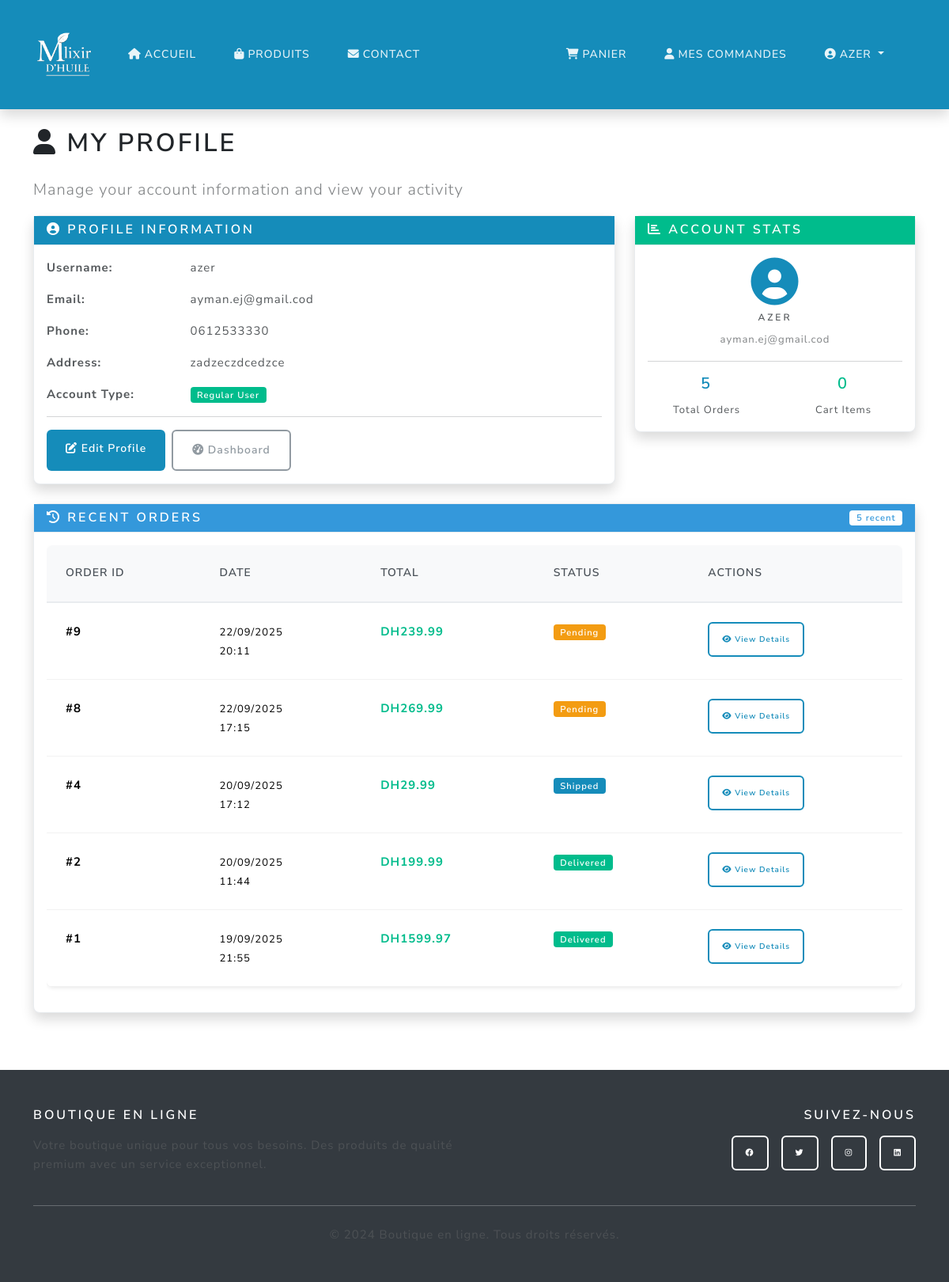
The page /profile (signed in) on the database its author committed.
### main.py (models this page shows)
class User(UserMixin, db.Model):
    id = db.Column(db.Integer, primary_key=True)
    username = db.Column(db.String(80), unique=True, nullable=False)
    email = db.Column(db.String(120), unique=True, nullable=False)
    password_hash = db.Column(db.String(120), nullable=False)
    phone = db.Column(db.String(20), nullable=True)
    address = db.Column(db.Text, nullable=True)
    is_admin = db.Column(db.Boolean, default=False)
    orders = db.relationship('Order', backref='user', lazy=True)

class Order(db.Model):
    id = db.Column(db.Integer, primary_key=True)
    user_id = db.Column(db.Integer, db.ForeignKey('user.id'), nullable=False)
    total = db.Column(db.Float, nullable=False)
    status = db.Column(db.String(20), default='pending')
    created_at = db.Column(db.DateTime, default=db.func.current_timestamp())

### main.py (the view)
@app.route('/profile')
@login_required
def profile():
    orders_count = Order.query.filter_by(user_id=current_user.id).count()
    recent_orders = Order.query.filter_by(user_id=current_user.id)\
        .order_by(Order.created_at.desc()).limit(5).all()
    return render_template('profile.html',
                         user=current_user,
                         orders_count=orders_count,
                         recent_orders=recent_orders)

### main.py (called while the page is built, shortened)
@login_manager.user_loader
def load_user(user_id):
    return User.query.get(int(user_id))

@app.context_processor
def inject_cart_count():
    if current_user.is_authenticated:
        try:
            from sqlalchemy import inspect
            inspector = inspect(db.engine)
            if 'cart' in inspector.get_table_names():
                cart_count = Cart.query.filter_by(user_id=current_user.id).count()
                cart_total_quantity = db.session.query(db.func.sum(Cart.quantity))\
                    .filter_by(user_id=current_user.id).scalar() or 0
                return {
                    'cart_count': cart_count,
                    'cart_total_quantity': int(cart_total_quantity)
                }
        except Exception:
            pass
    return {'cart_count': 0, 'cart_total_quantity': 0}

def get_shipping_settings():
    settings = ShippingSettings.query.first()
    return settings

@app.context_processor
def inject_shipping_settings():
    try:
        settings = get_shipping_settings()
        return {
            'shipping_settings': settings,
            'free_shipping_threshold': settings.free_shipping_threshold,
            'standard_shipping_cost': settings.standard_shipping_cost,
            'tax_rate': settings.tax_rate,
            'currency': settings.currency
        }
    except:
        return {
            'shipping_settings': None,
            'free_shipping_threshold': 500,
            'standard_shipping_cost': 30,
            'tax_rate': 0.2,
            'currency': 'DH'
        }

@app.context_processor
def inject_admin_stats():
    return {'unread_contacts_count': 0, 'pending_responses_count': 0}

### templates/profile.html (shortened to what this page needs)
{% extends "base.html" %}
{% block content %}
<div class="container py-4">
  <div class="row">
    <div class="col-12">
      <h1 class="mb-4"><i class="fas fa-user"></i> My Profile</h1>
      <p class="lead text-muted">Manage your account information and view your activity</p>
    </div>
  </div>
  <div class="row mb-4">
    <div class="col-md-8">
      <div class="card shadow">
        <div class="card-header bg-primary text-white">
          <h5 class="mb-0"><i class="fas fa-user-circle"></i> Profile Information</h5>
        </div>
        <div class="card-body">
          <div class="row mb-3">
            <div class="col-sm-3">
              <strong>Username:</strong>
            </div>
            <div class="col-sm-9">{{ user.username }}</div>
          </div>
          <div class="row mb-3">
            <div class="col-sm-3">
              <strong>Email:</strong>
            </div>
            <div class="col-sm-9">{{ user.email }}</div>
          </div>
          <div class="row mb-3">
            <div class="col-sm-3">
              <strong>Phone:</strong>
            </div>
            <div class="col-sm-9">{{ user.phone or 'Not provided' }}</div>
          </div>
          <div class="row mb-3">
            <div class="col-sm-3">
              <strong>Address:</strong>
            </div>
            <div class="col-sm-9">{{ user.address or 'Not provided' }}</div>
          </div>
          <div class="row">
            <div class="col-sm-3">
              <strong>Account Type:</strong>
            </div>
            <div class="col-sm-9">
              {% if user.is_admin %}
                <span class="badge bg-warning text-dark">Administrator</span>
              {% else %}
                <span class="badge bg-success">Regular User</span>
              {% endif %}
            </div>
          </div>
          <hr>
          <div class="d-grid gap-2 d-md-flex">
            <a href="{{ url_for('edit_profile') }}" class="btn btn-primary">
              <i class="fas fa-edit"></i> Edit Profile
            </a>
            <a href="{{ url_for('dashboard') }}" class="btn btn-outline-secondary">
              <i class="fas fa-tachometer-alt"></i> Dashboard
            </a>
          </div>
        </div>
      </div>
    </div>
    <div class="col-md-4">
      <div class="card shadow">
        <div class="card-header bg-success text-white">
          <h5 class="mb-0">
            <i class="fas fa-chart-bar"></i> Account Stats
          </h5>
        </div>
        <div class="card-body">
          <div class="text-center mb-3">
            <i class="fas fa-user-circle fa-4x text-primary mb-2"></i>
            <h6>{{ user.username }}</h6>
            <small class="text-muted">{{ user.email }}</small>
          </div>
          <hr>
          <div class="row text-center">
            <div class="col-6">
              <h4 class="text-primary">{{ orders_count|default(0) }}</h4>
              <small>Total Orders</small>
            </div>
            <div class="col-6">
              <h4 class="text-success">{{ cart_total_quantity|default(0) }}</h4>
              <small>Cart Items</small>
            </div>
          </div>
        </div>
      </div>
    </div>
  </div>
  <div class="row">
    <div class="col-12">
      <div class="card shadow">
        <div class="card-header bg-info text-white d-flex justify-content-between align-items-center">
          <h5 class="mb-0"><i class="fas fa-history"></i> Recent Orders</h5>
          <span class="badge bg-white text-info">{{ recent_orders|length if recent_orders else 0 }} recent</span>
        </div>
        <div class="card-body">
          {% if recent_orders %}
          <div class="table-responsive">
            <table class="table table-hover">
              <thead>
                <tr>
                  <th>Order ID</th>
                  <th>Date</th>
                  <th>Total</th>
                  <th>Status</th>
                  <th>Actions</th>
                </tr>
              </thead>
              <tbody>
                {% for order in recent_orders %}
                <tr>
                  <td><strong>#{{ order.id }}</strong></td>
                  <td>
                    <small>
                      {{ order.created_at.strftime('%d/%m/%Y') if order.created_at else 'N/A' }}<br>
                      {{ order.created_at.strftime('%H:%M') if order.created_at else '' }}
                    </small>
                  </td>
                  <td><strong class="text-success">DH{{ "%.2f"|format(order.total) }}</strong></td>
                  <td>
                    {% if order.status == 'pending' %}
                      <span class="badge bg-warning">Pending</span>
                    {% elif order.status == 'processing' %}
                      <span class="badge bg-info">Processing</span>
                    {% elif order.status == 'shipped' %}
                      <span class="badge bg-primary">Shipped</span>
                    {% elif order.status == 'delivered' %}
                      <span class="badge bg-success">Delivered</span>
                    {% elif order.status == 'completed' %}
                      <span class="badge bg-success">Completed</span>
                    {% elif order.status == 'cancelled' %}
                      <span class="badge bg-danger">Cancelled</span>
                    {% else %}
                      <span class="badge bg-secondary">{{ order.status.title() }}</span>
                    {% endif %}
                  </td>
                  <td>
                    <a href="{{ url_for('order_detail', order_id=order.id) }}"
                       class="btn btn-sm btn-outline-primary">
                      <i class="fas fa-eye"></i> View Details
                    </a>
                  </td>
                </tr>
                {% endfor %}
              </tbody>
            </table>
          </div>
          {% endif %}
        </div>
      </div>
    </div>
  </div>
</div>
{% endblock %}

### templates/base.html (shortened to what this page needs)
<!DOCTYPE html>
<html lang="fr">
  <head>
    <link
      href="https://cdn.jsdelivr.net/npm/bootswatch@5.3.2/dist/lux/bootstrap.min.css"
      rel="stylesheet"
    />
    <link
      href="https://cdnjs.cloudflare.com/ajax/libs/font-awesome/6.0.0/css/all.min.css"
      rel="stylesheet"
    />
    <link
      href="{{ url_for('static', filename='css/style.css') }}"
      rel="stylesheet"
    />
  </head>
  <body>
    <nav class="navbar navbar-expand-lg navbar-dark bg-dark">
      <div class="container">
        <a class="navbar-brand d-flex align-items-center fw-bold" href="{{ url_for('home') }}">
          <img src="{{ url_for('static', filename='image1.png') }}"
               alt="E-SHOP Logo"
               style="height:80px; width:auto; border-radius:8px;">
        </a>
        <div class="collapse navbar-collapse" id="navbarNav">
          <ul class="navbar-nav me-auto">
            <li class="nav-item">
              <a class="nav-link" href="{{ url_for('home') }}">
                <i class="fas fa-home me-1"></i>Accueil
              </a>
            </li>
            <li class="nav-item">
              <a class="nav-link" href="{{ url_for('products') }}">
                <i class="fas fa-shopping-bag me-1"></i>Produits
              </a>
            </li>
            <li class="nav-item">
              <a class="nav-link" href="{{ url_for('contact') }}">
                <i class="fas fa-envelope me-1"></i>Contact
              </a>
            </li>
          </ul>
          <ul class="navbar-nav">
            {% if current_user.is_authenticated %}
              <li class="nav-item">
                <a class="nav-link position-relative" href="{{ url_for('cart') }}">
                  <i class="fas fa-shopping-cart me-1"></i>Panier
                </a>
              </li>
              <li class="nav-item">
                <a class="nav-link" href="{{ url_for('dashboard') }}">
                  <i class="fas fa-user me-1"></i>Mes commandes
                </a>
              </li>
              <li class="nav-item dropdown">
                <a class="nav-link dropdown-toggle" href="#" role="button" data-bs-toggle="dropdown">
                  <i class="fas fa-user-circle me-1"></i>{{ current_user.username }}
                </a>
              </li>
            {% endif %}
          </ul>
        </div>
      </div>
    </nav>
    <main>{% block content %}{% endblock %}</main>
    <footer class="bg-dark text-light py-5 mt-5">
      <div class="container">
        <div class="row">
          <div class="col-md-6">
            <h5 class="fw-bold mb-3">Boutique en ligne</h5>
            <p class="text-muted">
              Votre boutique unique pour tous vos besoins. Des produits de qualité
              premium avec un service exceptionnel.
            </p>
          </div>
          <div class="col-md-6 text-md-end">
            <h5 class="fw-bold mb-3">Suivez-nous</h5>
            <div class="d-flex justify-content-md-end gap-3">
              <a href="#" class="btn btn-outline-light btn-sm">
                <i class="fab fa-facebook"></i>
              </a>
              <a href="#" class="btn btn-outline-light btn-sm">
                <i class="fab fa-twitter"></i>
              </a>
              <a href="#" class="btn btn-outline-light btn-sm">
                <i class="fab fa-instagram"></i>
              </a>
              <a href="#" class="btn btn-outline-light btn-sm">
                <i class="fab fa-linkedin"></i>
              </a>
            </div>
          </div>
        </div>
        <hr class="my-4" />
        <div class="text-center">
          <p class="text-muted mb-0">
            &copy; 2024 Boutique en ligne. Tous droits réservés.
          </p>
        </div>
      </div>
    </footer>
  </body>
</html>

### static/css/style.css (style rules this page uses)
:root { --bs-blue: #158cba; --bs-indigo: #6610f2; --bs-purple: #6f42c1; --bs-pink: #e83e8c; --bs-red: #e74c3c; --bs-orange: #fd7e14; --bs-yellow: #f39c12; --bs-green: #00bc8c; --bs-teal: #20c997; --bs-cyan: #17a2b8; --bs-white: #fff; --bs-gray: #6c757d; --bs-gray-dark: #343a40; --bs-gray-100: #f8f9fa; --bs-gray-200: #e9ecef; --bs-gray-300: #dee2e6; --bs-gray-400: #ced4da; --bs-gray-500: #adb5bd; --bs-gray-600: #6c757d; --bs-gray-700: #495057; --bs-gray-800: #343a40; --bs-gray-900: #212529; --bs-primary: #158cba; --bs-secondary: #f8f9fa; --bs-success: #00bc8c; --bs-info: #3498db; --bs-warning: #f39c12; --bs-danger: #e74c3c; --bs-light: #f8f9fa; --bs-dark: #343a40; }
body { font-family: "Nunito Sans", -apple-system, BlinkMacSystemFont, "Segoe UI", Roboto, "Helvetica Neue", Arial, sans-serif, "Apple Color Emoji", "Segoe UI Emoji", "Segoe UI Symbol"; font-size: 0.9375rem; font-weight: 400; line-height: 1.6; color: #495057; background-color: #fff; }
h1, h2, h3, h4, h5, h6 { color: #212529; font-weight: 600; }
.navbar { box-shadow: 0 0.5rem 1rem rgba(0, 0, 0, 0.15); background-color: var(--bs-primary) !important; }
.navbar-brand { font-weight: 700; font-size: 1.5rem; color: white !important; }
.navbar-nav .nav-link { font-weight: 500; color: rgba(255, 255, 255, 0.9) !important; transition: color 0.15s ease-in-out; }
.btn { border-radius: 0.375rem; font-weight: 600; text-transform: none; transition: all 0.15s ease-in-out; }
.btn-primary { background-color: var(--bs-primary); border-color: var(--bs-primary); }
.btn-outline-primary { color: var(--bs-primary); border-color: var(--bs-primary); }
.card { border: 1px solid var(--bs-gray-200); border-radius: 0.5rem; box-shadow: 0 0.125rem 0.25rem rgba(0, 0, 0, 0.075); background-color: white; }
.card-header { background-color: var(--bs-gray-100); border-bottom: 1px solid var(--bs-gray-200); font-weight: 600; }
footer { background-color: var(--bs-gray-800); color: white; margin-top: auto; }
footer h5 { color: white; font-weight: 600; }
footer a { color: var(--bs-gray-300); text-decoration: none; transition: color 0.15s ease-in-out; }
.badge { font-size: 0.75em; font-weight: 600; padding: 0.375em 0.75em; border-radius: 0.25rem; }
.bg-primary { background-color: var(--bs-primary) !important; }
.bg-success { background-color: var(--bs-success) !important; }
.bg-warning { background-color: var(--bs-warning) !important; }
.bg-info { background-color: var(--bs-info) !important; }
.text-primary { color: var(--bs-primary) !important; }
.text-success { color: var(--bs-success) !important; }
.text-info { color: var(--bs-info) !important; }
.table { border-radius: 0.5rem; overflow: hidden; box-shadow: 0 0.125rem 0.25rem rgba(0, 0, 0, 0.075); }
.table thead th { border-bottom: 2px solid var(--bs-gray-200); background-color: var(--bs-gray-100); font-weight: 600; color: var(--bs-gray-700); }
.fade-in { animation: fadeIn 0.6s ease-out; }

### rows shown on the page
User: username "AZER", username "azer", email "ayman.ej@gmail.cod", phone "0612533330", address "zadzeczdcedzce"
Order: id "9", created_at "22/09/2025", created_at "20:11", total "239.99", status "Pending"
Order: id "8", created_at "22/09/2025", created_at "17:15", total "269.99", status "Pending"
Order: id "4", created_at "20/09/2025", created_at "17:12", total "29.99", status "Shipped"
Order: id "2", created_at "20/09/2025", created_at "11:44", total "199.99", status "Delivered"
Order: id "1", created_at "19/09/2025", created_at "21:55", total "1599.97", status "Delivered"

### other values the page prints
{{ orders_count|default(0) }} "5"
{{ cart_total_quantity|default(0) }} "0"
{{ recent_orders|length if recent_orders else 0 }} "5"
